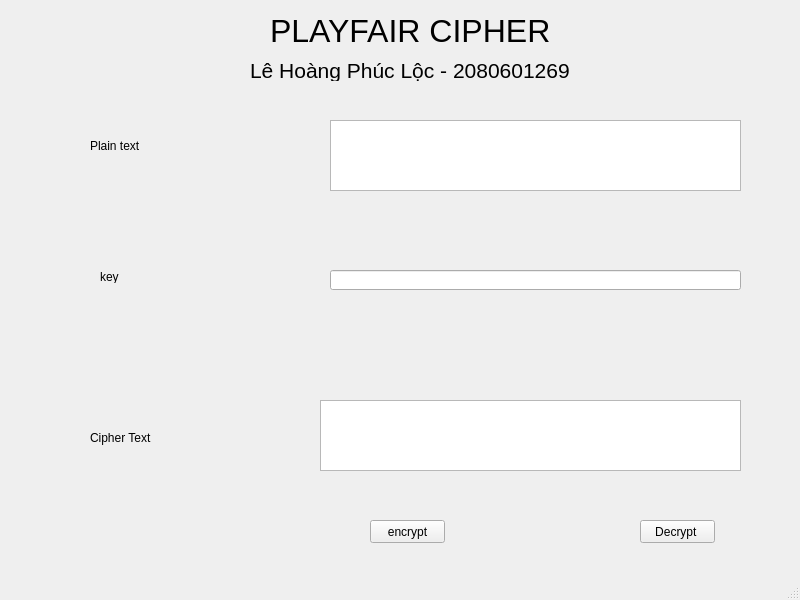
<?xml version="1.0" encoding="UTF-8"?>
<ui version="4.0">
 <class>MainWindow</class>
 <widget class="QMainWindow" name="MainWindow">
  <property name="geometry">
   <rect>
    <x>0</x>
    <y>0</y>
    <width>800</width>
    <height>600</height>
   </rect>
  </property>
  <property name="windowTitle">
   <string>MainWindow</string>
  </property>
  <widget class="QWidget" name="centralwidget">
   <widget class="QLabel" name="label_4">
    <property name="geometry">
     <rect>
      <x>270</x>
      <y>10</y>
      <width>311</width>
      <height>41</height>
     </rect>
    </property>
    <property name="font">
     <font>
      <pointsize>24</pointsize>
     </font>
    </property>
    <property name="text">
     <string>PLAYFAIR CIPHER</string>
    </property>
   </widget>
   <widget class="QLabel" name="label_5">
    <property name="geometry">
     <rect>
      <x>250</x>
      <y>60</y>
      <width>341</width>
      <height>21</height>
     </rect>
    </property>
    <property name="font">
     <font>
      <pointsize>16</pointsize>
     </font>
    </property>
    <property name="text">
     <string>Lê Hoàng Phúc Lộc - 2080601269</string>
    </property>
   </widget>
   <widget class="QTextEdit" name="txt_plain_text">
    <property name="geometry">
     <rect>
      <x>330</x>
      <y>120</y>
      <width>411</width>
      <height>71</height>
     </rect>
    </property>
   </widget>
   <widget class="QLabel" name="label">
    <property name="geometry">
     <rect>
      <x>90</x>
      <y>130</y>
      <width>61</width>
      <height>31</height>
     </rect>
    </property>
    <property name="text">
     <string>Plain text</string>
    </property>
   </widget>
   <widget class="QLineEdit" name="txt_key">
    <property name="geometry">
     <rect>
      <x>330</x>
      <y>270</y>
      <width>411</width>
      <height>20</height>
     </rect>
    </property>
   </widget>
   <widget class="QLabel" name="label_2">
    <property name="geometry">
     <rect>
      <x>100</x>
      <y>270</y>
      <width>47</width>
      <height>13</height>
     </rect>
    </property>
    <property name="text">
     <string>key</string>
    </property>
   </widget>
   <widget class="QLabel" name="label_3">
    <property name="geometry">
     <rect>
      <x>90</x>
      <y>430</y>
      <width>81</width>
      <height>16</height>
     </rect>
    </property>
    <property name="text">
     <string>Cipher Text</string>
    </property>
   </widget>
   <widget class="QPushButton" name="btn_encrypt">
    <property name="geometry">
     <rect>
      <x>370</x>
      <y>520</y>
      <width>75</width>
      <height>23</height>
     </rect>
    </property>
    <property name="text">
     <string>encrypt</string>
    </property>
   </widget>
   <widget class="QPushButton" name="btn_decrypt">
    <property name="geometry">
     <rect>
      <x>640</x>
      <y>520</y>
      <width>75</width>
      <height>23</height>
     </rect>
    </property>
    <property name="text">
     <string>Decrypt </string>
    </property>
   </widget>
   <widget class="QTextEdit" name="txt_cipher_text">
    <property name="geometry">
     <rect>
      <x>320</x>
      <y>400</y>
      <width>421</width>
      <height>71</height>
     </rect>
    </property>
   </widget>
  </widget>
  <widget class="QMenuBar" name="menubar">
   <property name="geometry">
    <rect>
     <x>0</x>
     <y>0</y>
     <width>800</width>
     <height>21</height>
    </rect>
   </property>
  </widget>
  <widget class="QStatusBar" name="statusbar"/>
 </widget>
 <resources/>
 <connections/>
</ui>
